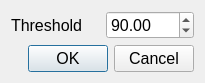
<?xml version="1.0" encoding="UTF-8"?>
<ui version="4.0">
 <class>SMaskDialog</class>
 <widget class="QDialog" name="SMaskDialog">
  <property name="geometry">
   <rect>
    <x>0</x>
    <y>0</y>
    <width>205</width>
    <height>77</height>
   </rect>
  </property>
  <property name="windowTitle">
   <string>Dialog</string>
  </property>
  <layout class="QGridLayout" name="gridLayout">
   <item row="0" column="0">
    <layout class="QHBoxLayout" name="horizontalLayout">
     <item>
      <widget class="QLabel" name="thresholdLabel">
       <property name="font">
        <font>
         <pointsize>12</pointsize>
        </font>
       </property>
       <property name="text">
        <string>Threshold</string>
       </property>
      </widget>
     </item>
     <item>
      <widget class="QDoubleSpinBox" name="thresholdDoubleSpinBox">
       <property name="font">
        <font>
         <pointsize>12</pointsize>
        </font>
       </property>
       <property name="maximum">
        <double>255.000000000000000</double>
       </property>
       <property name="value">
        <double>90.000000000000000</double>
       </property>
      </widget>
     </item>
    </layout>
   </item>
   <item row="1" column="0">
    <widget class="QDialogButtonBox" name="buttonBox">
     <property name="font">
      <font>
       <pointsize>12</pointsize>
      </font>
     </property>
     <property name="orientation">
      <enum>Qt::Horizontal</enum>
     </property>
     <property name="standardButtons">
      <set>QDialogButtonBox::Cancel|QDialogButtonBox::Ok</set>
     </property>
    </widget>
   </item>
  </layout>
 </widget>
 <resources/>
 <connections>
  <connection>
   <sender>buttonBox</sender>
   <signal>accepted()</signal>
   <receiver>SMaskDialog</receiver>
   <slot>accept()</slot>
   <hints>
    <hint type="sourcelabel">
     <x>248</x>
     <y>254</y>
    </hint>
    <hint type="destinationlabel">
     <x>157</x>
     <y>274</y>
    </hint>
   </hints>
  </connection>
  <connection>
   <sender>buttonBox</sender>
   <signal>rejected()</signal>
   <receiver>SMaskDialog</receiver>
   <slot>reject()</slot>
   <hints>
    <hint type="sourcelabel">
     <x>316</x>
     <y>260</y>
    </hint>
    <hint type="destinationlabel">
     <x>286</x>
     <y>274</y>
    </hint>
   </hints>
  </connection>
 </connections>
</ui>
